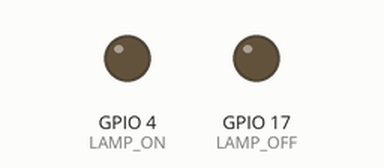
Bench run of a program on a simulated Raspberry Pi (BCM pin numbers). Shown: output pins drawn as LEDs (lit = HIGH). The clock reads 2024-03-15 10:24:30 at power-on unless the program sets it; files the program writes start out absent; pins used as bus, display or sensor lines are not drawn.

Above: at 0.3 s.
Timing chart, 0 to 1.8 s (numbered marks = the images above):
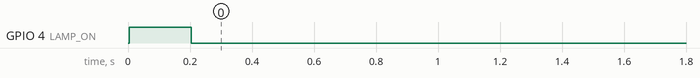

The program:

pilight.py
```python
import RPi.GPIO as GPIO
import time
import datetime
import signal
import sys

from math import *

HIGH = GPIO.HIGH
LOW = GPIO.LOW

# GPIO Pins
MISO = 9
MOSI = 10
SCLK = 11
CS = 25
PWR = 18
LAMP_ON = 4
LAMP_OFF = 17

GPIO.setmode(GPIO.BCM)
GPIO.setup(MISO, GPIO.IN)
GPIO.setup(MOSI, GPIO.OUT)
GPIO.setup(SCLK, GPIO.OUT)
GPIO.setup(CS, GPIO.OUT)
GPIO.setup(PWR, GPIO.OUT)
GPIO.setup(LAMP_ON, GPIO.OUT)
GPIO.setup(LAMP_OFF, GPIO.OUT)

# 'a': append to existing file
logFile = open('/var/log/pilight.log', 'a')

def __ActuateSwitch(pin):
  GPIO.output(pin, HIGH)
  time.sleep(0.2)
  GPIO.output(pin, LOW)

def __SwitchLampOn():
  __ActuateSwitch(LAMP_ON)

def __SwitchLampOff():
  __ActuateSwitch(LAMP_OFF)

def __SendClock():
  GPIO.output(SCLK, HIGH)
  GPIO.output(SCLK, LOW)

def __ReadValue():
  GPIO.output(CS, HIGH)
  # enable chip
  GPIO.output(CS, LOW)

  # send command : start start = 1, single=1, channel=000
  sendcmd = 0b00011000
  for commandBits in range(5):
    if (sendcmd & 0x10):
      GPIO.output(MOSI, HIGH)
    else:
      GPIO.output(MOSI, LOW)
    __SendClock()
    sendcmd <<= 1

  # readout
  value = 0
  for dataBits in range(13):
    __SendClock()
    value <<= 1
    if (GPIO.input(MISO)):
      value |= 0x01

  # disbale chip
  GPIO.output(CS, HIGH)

  return value

def __MeasureBrightness():
  sumValue = 0.0
  samplePoints = 10

  GPIO.output(PWR, HIGH)
  for i in range(samplePoints):
    value = __ReadValue()
    sumValue += value;

  GPIO.output(PWR, LOW)

  return sumValue / samplePoints

def __WriteLog(dateTime, brightness, lampState):
  print(dateTime.strftime("%Y-%m-%d %H:%M:%S"), '{:6.1f}'.format(brightness), lampState, file=logFile)
  logFile.flush()

def __cleanup():
  GPIO.cleanup()
  print(datetime.datetime.now().strftime("%Y-%m-%d %H:%M:%S"), 'PiLight stopped', file=logFile)
  logFile.close()
  sys.exit(0)

def __Main():
  print(datetime.datetime.now().strftime("%Y-%m-%d %H:%M:%S"), 'PiLight started', file=logFile)
  while(True):
    now = datetime.datetime.now()
    if (now.hour >= 7 and now.hour < 21 ):
      brightness = __MeasureBrightness()
      if (brightness <= 2500):
        __WriteLog(now, brightness, 'on')
        __SwitchLampOn()
      elif (brightness >= 3000):
        __WriteLog(now, brightness, 'off')
        __SwitchLampOff()
      else:
        __WriteLog(now, brightness, 'n/a')
    else:
      __WriteLog(now, -1.0, 'off')
      __SwitchLampOff()
    time.sleep(5*60)

try:
  signal.signal(signal.SIGINT, __cleanup)
  signal.signal(signal.SIGTERM, __cleanup)
  __Main()
finally:
  __cleanup()
```

Measured:
- by itself, GPIO 4 (LAMP_ON): LOW → HIGH at 0.00 s, → LOW 0.20 s later
